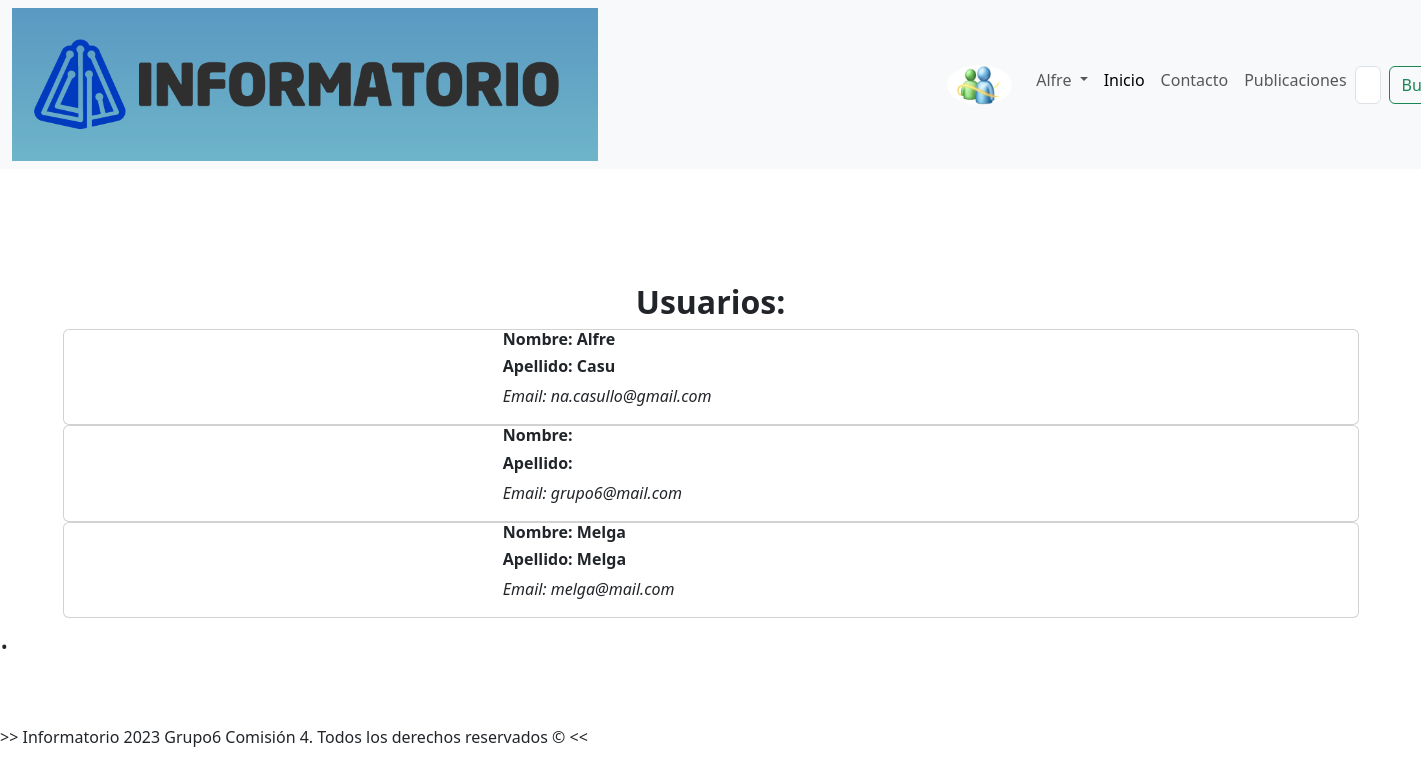
Before: /usuarios/listar_usuarios/ (signed in) with the older database file.
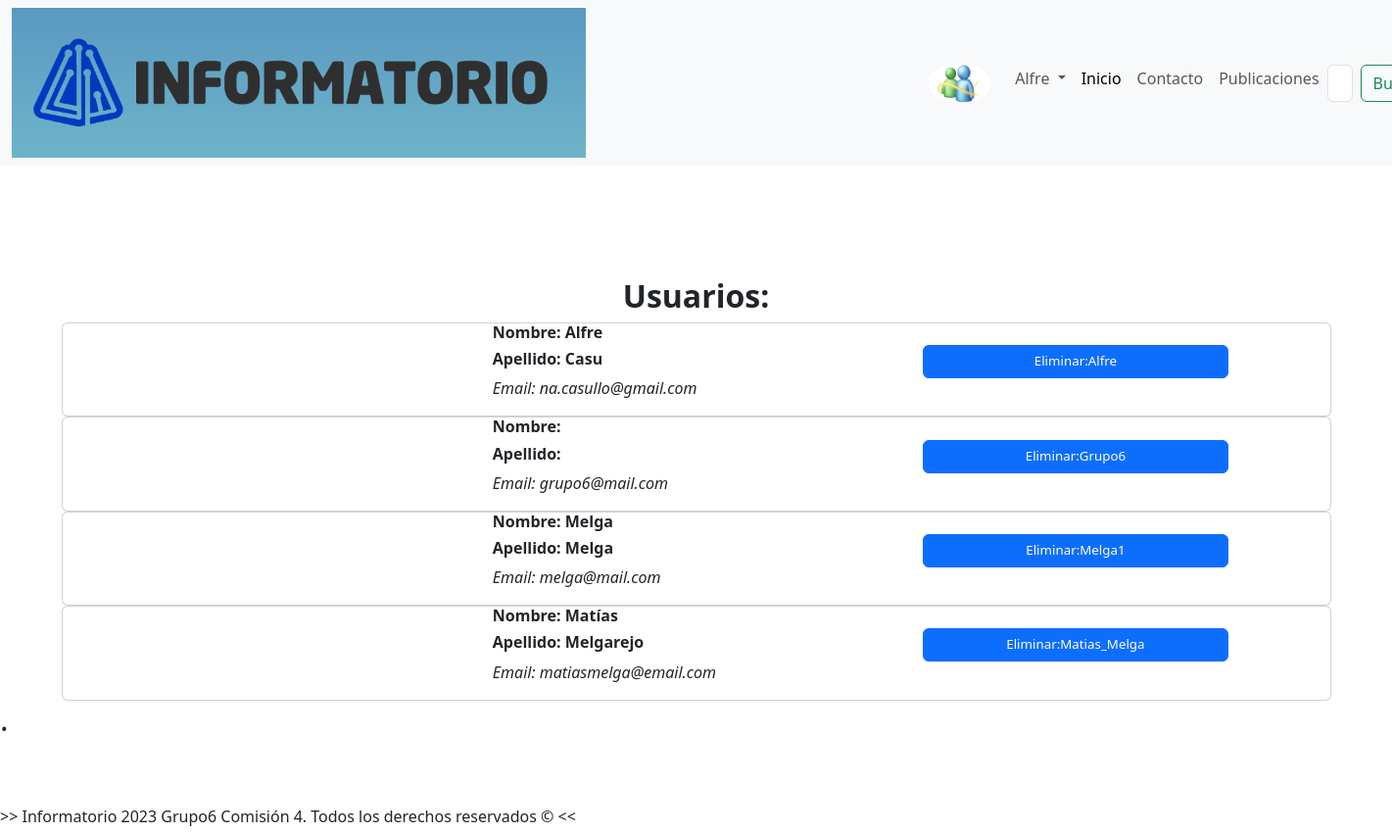
After: the same page with the newer database file.
### apps/usuarios/models.py (models this page shows)
class Usuarios(AbstractUser):
    nombre = models.CharField(max_length=20)
    apellido = models.CharField(max_length= 20)
    fecha_nacimiento = models.DateField('Fecha_nacimiento', default = '2000-1-1')
    es_colaborador = models.BooleanField(default=False) #Se determina al usuario colaborador con un booleano
    imagen = models.ImageField(null = True, blank = True, upload_to = 'usuarios', default='usuarios/default.png')#Esta imagen se la guarda dentro de la carpeta media

### apps/usuarios/views.py (the view)
# urls.py: path('listar_usuarios/', listar_usuarios, name='listar_usuarios')
def listar_usuarios(request):
    usuarios = Usuarios.objects.all()
    template_name = 'usuarios/listar_usuarios.html'
    contexto = {
        "usuarios" : usuarios
    }
    return render(request, template_name, contexto)

### templates/usuarios/listar_usuarios.html (shortened to what this page needs)
{% extends 'base.html' %}
{% load static %}
{% block contenido %}
<section data-bs-version="5.1" class="team2 cid-tffTM7TT6b">
    <h2 style="text-align:center; margin-top: 8%;"><strong>Usuarios:</strong></h2>
    <div class="container">
        {% for item in usuarios %}
        <div class="card">
            <div class="card-wrapper">
                <div class="row align-items-center">
                    <div class="col-12 col-md">
                        <div class="card-box">
                            <h6>
                                <strong>Nombre: {{ item.nombre }}</strong>
                            </h6>
                            <h6>
                                <strong>Apellido: {{ item.apellido }}</strong>
                            </h6>
                            <p>
                                <i>Email: {{ item.email }}</i>
                            </p>
                        </div>
                    </div>
                    <div class="col-md-4 mb-3">
                        {% if user.es_colaborador %}
                        <a class="btn btn-primary" style="font-size: smaller; width: 75%;"
                            href="{% url 'apps.usuarios:eliminar_usuario' item.pk %}">Eliminar:{{item.username}}</a>
                        {% endif %}
                    </div>
                </div>
            </div>
        </div>
        {% endfor %}
    </div>
</section>
{% endblock %}

### templates/base.html (shortened to what this page needs)
{% load static %}
<!DOCTYPE html>
<html lang="es-ar">
<head>
    <link href="https://cdn.jsdelivr.net/npm/bootstrap@5.3.2/dist/css/bootstrap.min.css" rel="stylesheet"
>
    <link rel="stylesheet" href="{% static 'css/estilos.css' %}">
    </head>
<body>
    {% include 'navegacion.html' %}
    {% block contenido %} {% endblock %}
       <h2>.</h2>
    <footer>
            <h6>>> Informatorio 2023 Grupo6 Comisión 4. Todos los derechos reservados &copy; <<</h6>
    </footer>
</body>
</html>

### templates/navegacion.html (shortened to what this page needs)
{% load static %}
<nav class="navbar navbar-expand-lg bg-body-tertiary">
    <div class="container-fluid">
        <a href="{% url 'inicio' %}">
            <img src="{% static 'img/informatorio.png' %}" alt="informatorio" >
        </a>
        <div class="collapse navbar-collapse" id="navbarSupportedContent" style="margin-left: 25%;">
            <ul class="navbar-nav me-auto mb-2 mb-lg-0">
                {% if user.is_authenticated %}
                <a class="navbar-brand" href="#">
                    <img src="{{user.imagen.url}}" alt="perfil" width="65" height="40"
                        class="rounded-circle flex-shrink-0">
                </a>
                <li class="nav-item dropdown">
                    <a class="nav-link dropdown-toggle" href="#" role="button" data-bs-toggle="dropdown"
                        aria-expanded="false">
                        {{user.username}}
                    </a>
                </li>
                {% endif %}
                <li class="nav-item">
                    <a class="nav-link active" aria-current="page" href="{% url 'inicio' %}">Inicio</a>
                </li>
                <li class="nav-item">
                    <a class="nav-link" href="{% url 'contactos' %}">Contacto</a>
                </li>
                <li class="nav-item">
                    <a class="nav-link" href="{% url 'apps.publicaciones:listar_publicacion' %}">Publicaciones</a>
                </li>
            </ul>
            <form class="d-flex" role="search" method="get" action="{% url 'apps.publicaciones:listar_publicacion' %}">
                <input class="form-control me-2" type="search" placeholder="Buscar publicacion por titulo" aria-label="Search"
                    name="buscador">
                <button class="btn btn-outline-success" type="submit">Buscar</button>
            </form>
        </div>
    </div>
</nav>

Changed rows visible on the page:
changed Usuarios "Alfre": es_colaborador False → True (drawn); username (not shown) → "Alfre"
shown differently, row unchanged: Usuarios "grupo6@mail.com": username (not shown) → "Grupo6"
changed Usuarios "Melga": username (not shown) → "Melga1"
added Usuarios: nombre "Matías", apellido "Melgarejo", email "matiasmelga@email.com", username "Matias_Melga"
